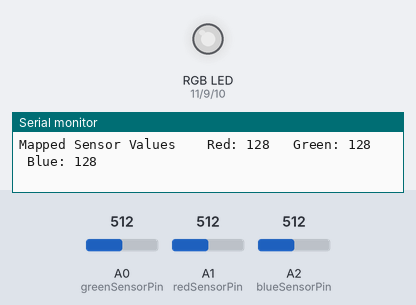
The sketch below on a simulated Arduino Uno, built with avr-gcc and run on an emulated ATmega328P. Parts: an RGB LED mixed from three pins (HIGH = lit), the last lines printed to the serial monitor. Inputs (shaded band) come from the test bench; at power-on: A0 (greenSensorPin) = 512, A1 (redSensorPin) = 512, A2 (blueSensorPin) = 512. Dim RGB values are drawn brighter than linear.

Above: at 1.2 s.
1.3 s: A0 (greenSensorPin) set to 417
At 2.4 s:
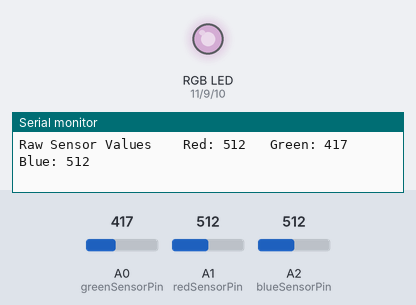
4.3 s: A0 (greenSensorPin) set to 387
At 5.7 s:
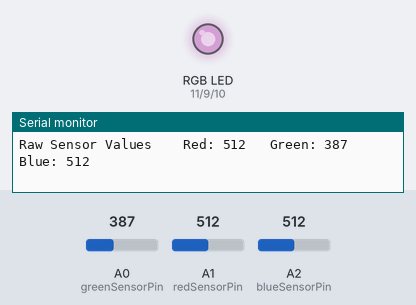
7.3 s: A1 (redSensorPin) set to 411
At 8.0 s:
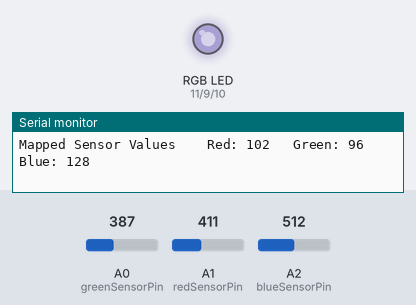
10.3 s: A1 (redSensorPin) set to 384
At 10.9 s:
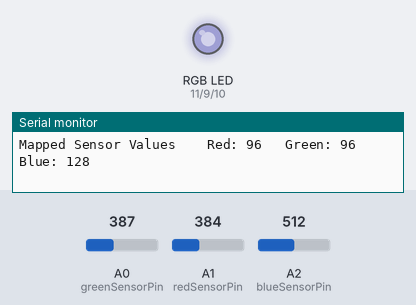
13.3 s: A2 (blueSensorPin) set to 409
At 14.5 s:
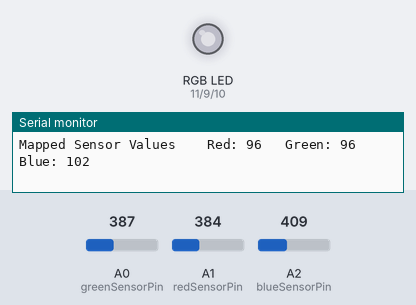
16.3 s: A2 (blueSensorPin) set to 385
At 16.9 s:
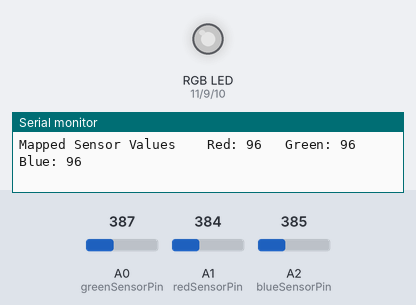
Timing chart, 0 to 19.3 s (numbered marks = the images above; inputs shaded):
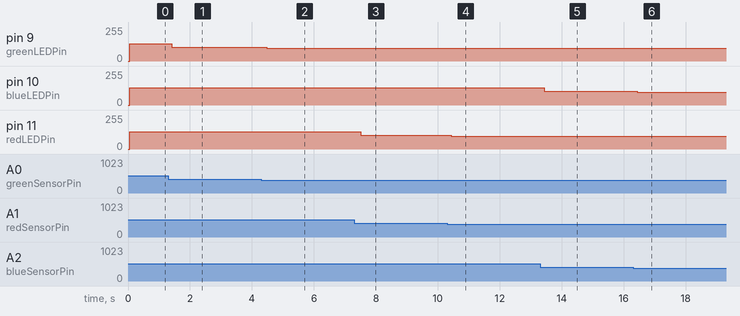

The sketch:

DimmerLED.ino
```cpp
/*
 Name:		DimmerLED.ino
 Created:	5/15/2016 9:40:15 PM
 Author:	NhatHo
*/

const int greenLEDPin = 9;
const int redLEDPin = 11;
const int blueLEDPin = 10;

const int redSensorPin = A1;
const int greenSensorPin = A0;
const int blueSensorPin = A2;

int redValue = 0;
int greenValue = 0;
int blueValue = 0;

int redSensorVal = 0;
int greenSensorVal = 0;
int blueSensorVal = 0;

// the setup function runs once when you press reset or power the board
void setup() {
	Serial.begin(9600); // Communicate with PC with 9600 bps

	pinMode(greenLEDPin, OUTPUT);
	pinMode(redLEDPin, OUTPUT);
	pinMode(blueLEDPin, OUTPUT);
}

// the loop function runs over and over again until power down or reset
void loop() {
	/*
	* Received signal from photoresistors.
	* The delay is for ADC to process
	*/
	redSensorVal = analogRead(redSensorPin);
	delay(5);
	greenSensorVal = analogRead(greenSensorPin);
	delay(5);
	blueSensorVal = analogRead(blueSensorPin);

	Serial.print("Raw Sensor Values \t Red: ");
	Serial.print(redSensorVal);
	Serial.print("\t Green: ");
	Serial.print(greenSensorVal);
	Serial.print("\t Blue: ");
	Serial.println(blueSensorVal);

	/*
	* Convert 0-1023 range (from photoresistors) to 0-255 range of LED input
	*/
	redValue = redSensorVal / 4;
	greenValue = greenSensorVal / 4;
	blueValue = blueSensorVal / 4;

	Serial.print("Mapped Sensor Values \t Red: ");
	Serial.print(redValue);
	Serial.print("\t Green: ");
	Serial.print(greenValue);
	Serial.print("\t Blue: ");
	Serial.println(blueValue);

	// Output the converted value to each color input of LED to change its color using Pulse Width Modulation (PWM)
	analogWrite(redLEDPin, redValue);
	analogWrite(blueLEDPin, blueValue);
	analogWrite(greenLEDPin, greenValue);
}
```

Measured:
- after the input at 1.3 s, pin 9 (greenLEDPin): 128/255 → 104/255 after 0.12 s
- after the input at 4.3 s, pin 9 (greenLEDPin): 104/255 → 96/255 after 0.18 s
- after the input at 7.3 s, pin 11 (redLEDPin): 128/255 → 102/255 after 0.21 s
- after the input at 10.3 s, pin 11 (redLEDPin): 102/255 → 96/255 after 0.13 s
- after the input at 13.3 s, pin 10 (blueLEDPin): 128/255 → 102/255 after 0.13 s
- after the input at 16.3 s, pin 10 (blueLEDPin): 102/255 → 96/255 after 0.14 s
